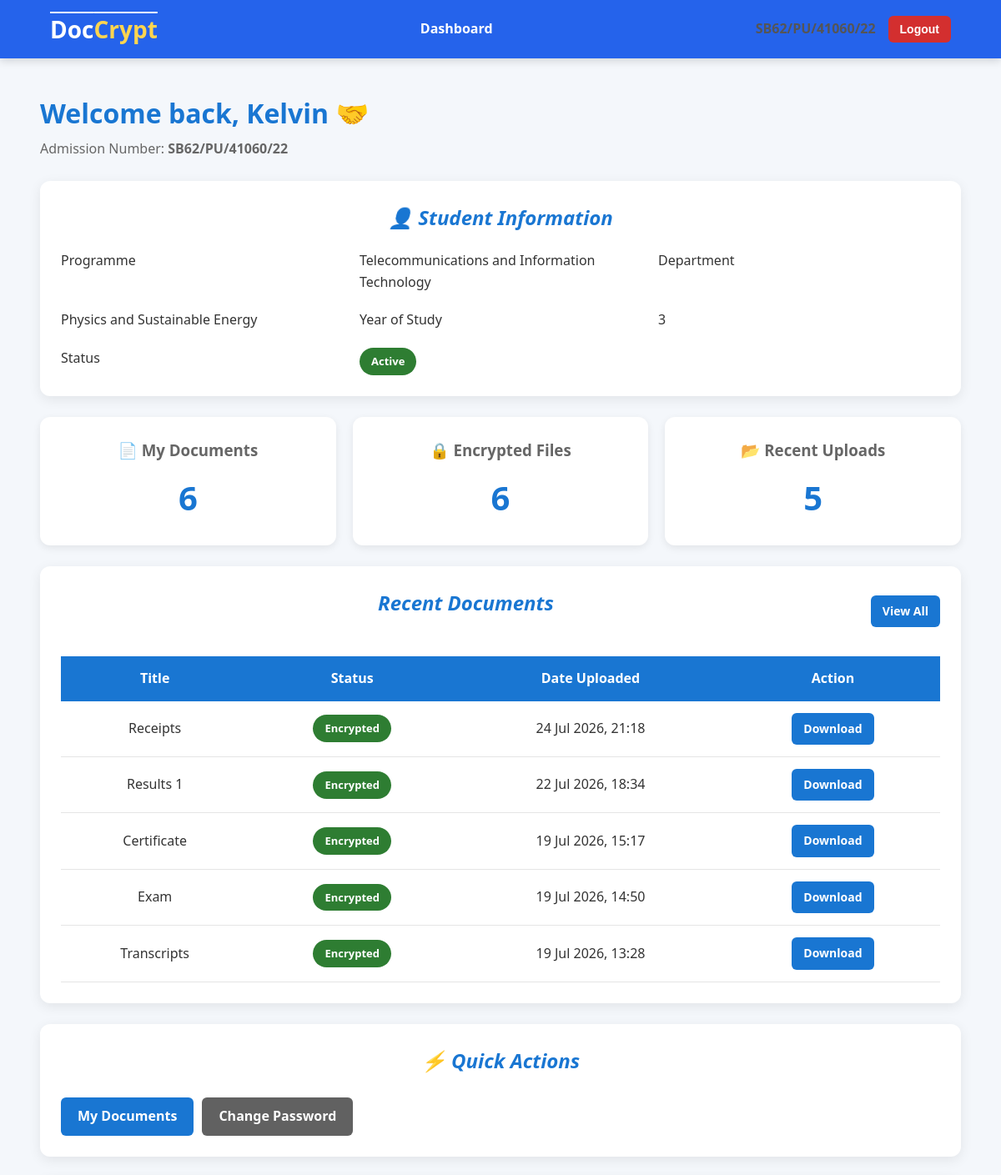
Before: /dashboard/ (signed in, upper part) with the older database file.
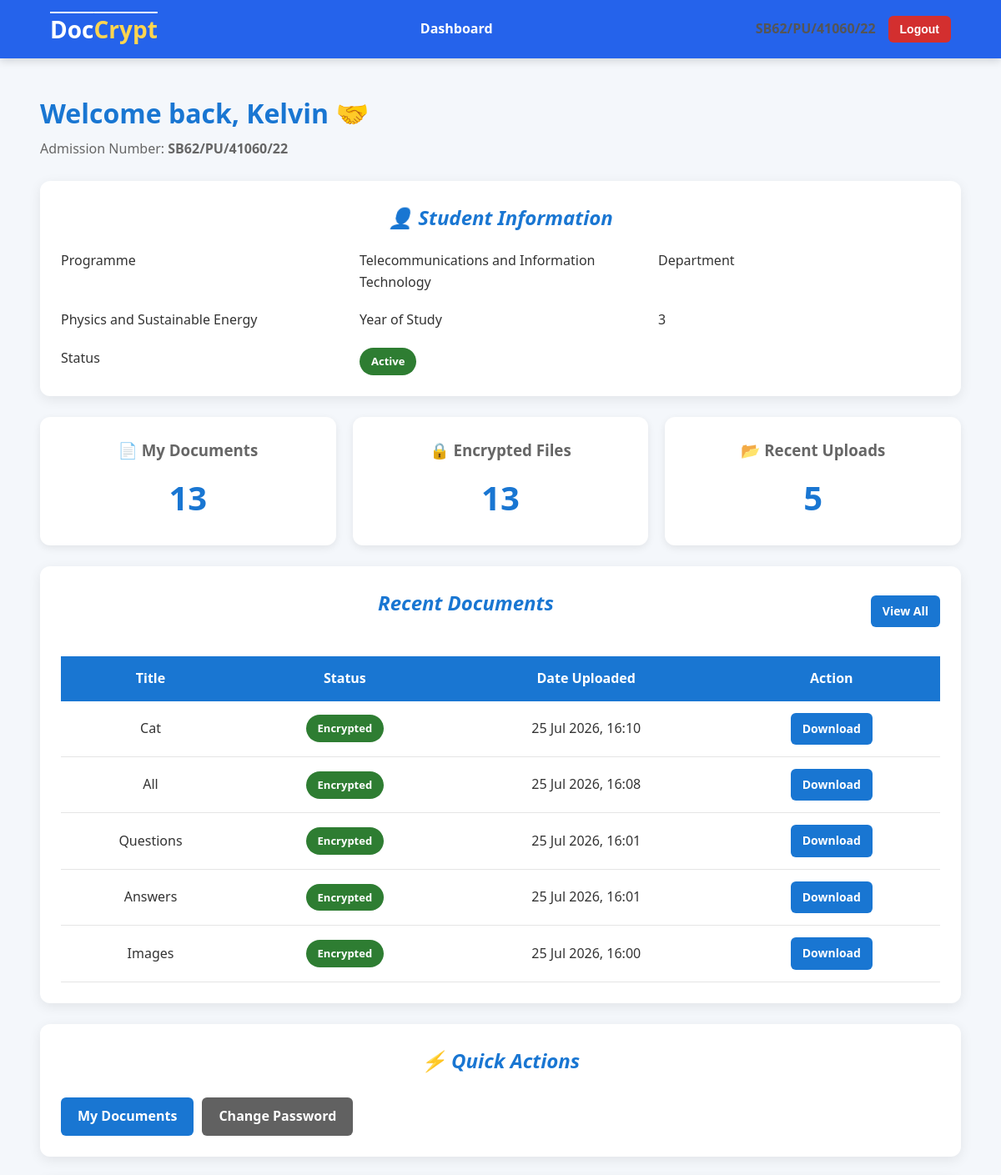
After: the same page with the newer database file.
### documents/models.py (models this page shows, shortened)
class Document(models.Model):
    class Status(models.TextChoices):
        PENDING = "PENDING", "Pending"
        ENCRYPTED = "ENCRYPTED", "Encrypted"
    student = models.ForeignKey(Student, on_delete=models.CASCADE, related_name="documents")
    uploaded_by = models.ForeignKey(CustomUser, on_delete=models.SET_NULL, null=True, related_name="uploaded_documents")
    title = models.CharField( max_length=255)
    original_file = models.FileField(upload_to="documents/original/")
    encrypted_file = models.FileField(upload_to="documents/encrypted/", null=True, blank=True)
    encrypted_key = models.BinaryField(null=True, blank=True)
    status = models.CharField(max_length=30, choices=Status.choices, default=Status.PENDING, db_index=True)
    uploaded_at = models.DateTimeField(auto_now_add=True)
    encrypted_at = models.DateTimeField(null=True, blank=True)
    class Meta:
        ordering = ["-uploaded_at"]
        verbose_name = "Document"
        verbose_name_plural = "Documents"

### users/views.py (the view, shortened to what this page needs)
# urls.py: path("dashboard/", views.dashboard, name="dashboard"),
@login_required
def dashboard(request):
    if request.user.is_student:
        student =request.user.student
        documents = (Document.objects.filter(student=student).order_by("-uploaded_at"))
        encrypted_documents = documents.filter(status=Document.Status.ENCRYPTED)
        context = {
            "student": student,
            "documents": documents[:5],
            "document_count": documents.count(),
            "encrypted_count": encrypted_documents.count(),
        }
        return render(request, "users/student_dashboard.html", context)
    return redirect("login")

### users/models.py (called while the page is built)
    @property
    def is_student(self):
        return self.role == self.Role.STUDENT

    @property
    def is_admin(self):
        return self.role == self.Role.ADMIN or self.is_superuser

### users/templates/users/student_dashboard.html (shortened to what this page needs)
{% extends "users/base.html" %}
{% block content %}
<div class="page-header">
    <div>
        <h1>Welcome back, {{ student.first_name }} 🤝</h1>
        <p>
            Admission Number:
            <strong>{{ student.admission_number }}</strong>
        </p>
    </div>
</div>
<div class="card">
    <h2 class="card-title">👤 Student Information</h2>
    <div class="info-grid">
        <div class="info-label">Programme</div>
        <div> {{ student.programme }}</div>
        <div class="info-label">Department</div>
        <div> {{ student.department }} </div>
        <div class="info-label">Year of Study</div>
        <div> {{ student.year_of_study }} </div>
        <div class="info-label">Status</div>
        <div>
            {% if student.status == "ACTIVE" %}
                <span class="badge badge-success">
                    {{ student.get_status_display }}
                </span>
            {% elif student.status == "DEFERRED" %}
                <span class="badge badge-warning">
                    {{ student.get_status_display }}
                </span>
            {% else %}
                <span class="badge badge-secondary">
                    {{ student.get_status_display }}
                </span>
            {% endif %}
        </div>
    </div>
</div>
<div class="dashboard-grid">
    <div class="dashboard-card">
        <h3>📄 My Documents</h3>
        <h1> {{ document_count }} </h1>
    </div>
    <div class="dashboard-card">
        <h3>🔒 Encrypted Files</h3>
        <h1> {{ encrypted_count }} </h1>
    </div>
    <div class="dashboard-card">
        <h3>📂 Recent Uploads</h3>
        <h1> {{ documents|length }} </h1>
    </div>
</div>
<div class="card">
    <div class="page-header">
        <h2 class="card-title">Recent Documents</h2>
        <a href="{% url 'my_documents' %}" class="btn btn-primary btn-small">View All</a>
    </div>
    <div class="table-responsive">
        <table>
            <thead>
                <tr>
                    <th>Title</th>
                    <th>Status</th>
                    <th>Date Uploaded</th>
                    <th>Action</th>
                </tr>
            </thead>
            <tbody>
            {% for document in documents %}
                <tr>
                    <td> {{ document.title }} </td>
                    <td>
                        {% if document.status == "ENCRYPTED" %}
                            <span class="badge badge-success">
                                {{ document.get_status_display }}
                            </span>
                        {% else %}
                            <span class="badge badge-warning">
                                {{ document.get_status_display }}
                            </span>
                        {% endif %}
                    </td>
                    <td>
                        {{ document.uploaded_at|date:"d M Y, H:i" }}
                    </td>
                    <td>
                        <a
                            href="{% url 'download_document' document.id %}"
                            class="btn btn-primary btn-small">
                            Download
                        </a>
                    </td>
                </tr>
            {% empty %}
                <tr>
                    <td colspan="4" style="text-align:center;">No documents available.</td>
                </tr>
            {% endfor %}
            </tbody>
        </table>
    </div>
</div>
<div class="card">
    <h2 class="card-title">⚡ Quick Actions</h2>
    <div class="card-actions">
        <a href="{% url 'my_documents' %}" class="btn btn-primary">My Documents</a>
        <a href="{% url 'change_password' %}" class="btn btn-secondary">Change Password</a>
    </div>
</div>
{% endblock %}

Changed rows visible on the page:
no longer on this page (row unchanged): Document: title "Receipts", status "Encrypted", uploaded_at "24 Jul 2026, 21:18"
no longer on this page (row unchanged): Document: title "Results 1", status "Encrypted", uploaded_at "22 Jul 2026, 18:34"
no longer on this page (row unchanged): Document: title "Certificate", status "Encrypted", uploaded_at "19 Jul 2026, 15:17"
no longer on this page (row unchanged): Document: title "Exam", status "Encrypted", uploaded_at "19 Jul 2026, 14:50"
no longer on this page (row unchanged): Document: title "Transcripts", status "Encrypted", uploaded_at "19 Jul 2026, 13:28"
added Document: title "Cat", status "Encrypted", uploaded_at "25 Jul 2026, 16:10"
added Document: title "All", status "Encrypted", uploaded_at "25 Jul 2026, 16:08"
added Document: title "Questions", status "Encrypted", uploaded_at "25 Jul 2026, 16:01"
added Document: title "Answers", status "Encrypted", uploaded_at "25 Jul 2026, 16:01"
added Document: title "Images", status "Encrypted", uploaded_at "25 Jul 2026, 16:00"
Other visible differences:
{{ document_count }}: "6" → "13"
{{ encrypted_count }}: "6" → "13"
